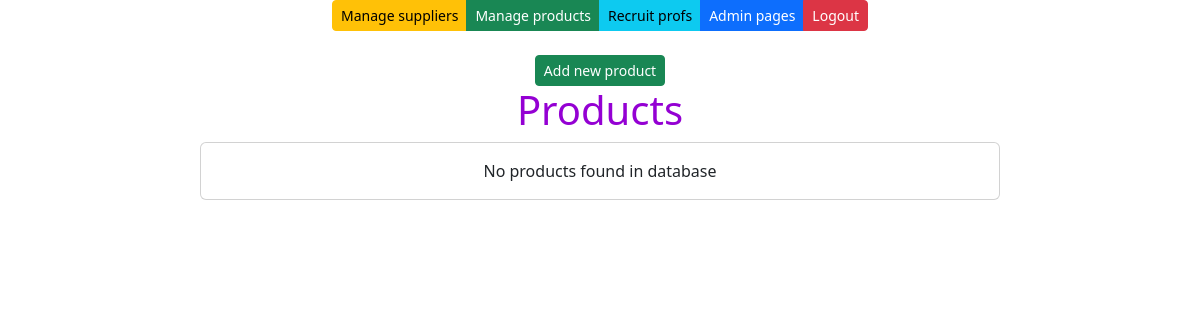
/products-by-supplier/1/, run on an earlier commit of the app's database.
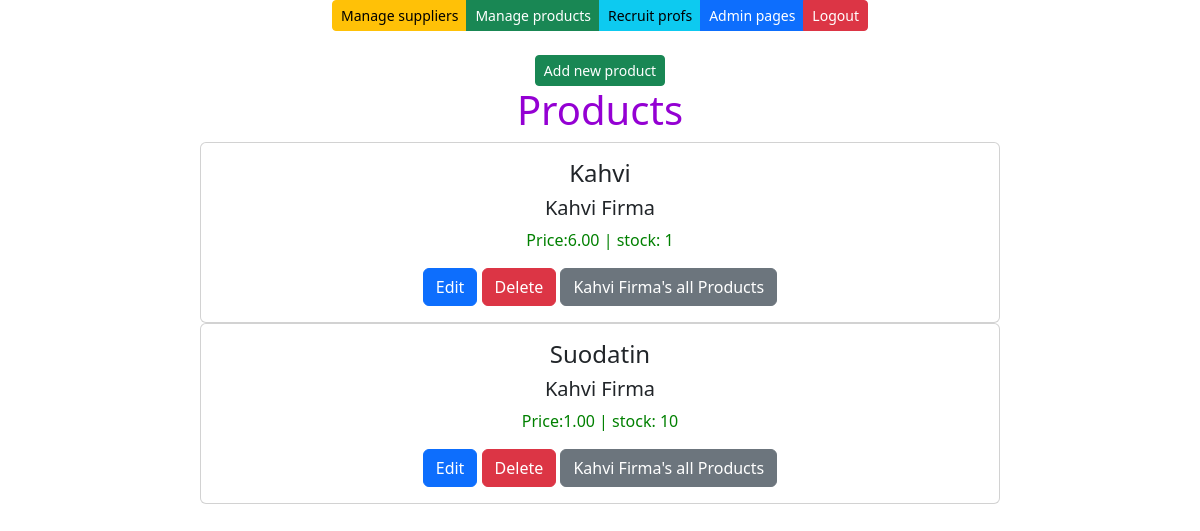
And on a later commit of the database.
### app/models.py (models this page shows, shortened)
class Product(models.Model):
    productname = models.CharField(max_length=50, default="product")
    price = models.DecimalField(max_digits=10, decimal_places=2, default=0.00)
    stock = models.IntegerField(default=0)
    supplier = models.ForeignKey(Supplier, on_delete=models.CASCADE)

class Supplier(models.Model):
    companyname = models.CharField(max_length=50, default="firma")
    contactname = models.CharField(max_length=50, default="firma")
    address = models.CharField(max_length=50, default="firma")
    phone = models.CharField(max_length=50, default="firma")
    email = models.CharField(max_length=50, default="firma")
    country = models.CharField(max_length=50, default="firma")

### app/views.py (the view)
# urls.py: path('products-by-supplier/<int:id>/',productsfiltered),
def productsfiltered(request,id):
    products = Product.objects.all()
    filtered = products.filter(supplier = id)
    context = {'products': filtered}
    return render(request,"productlist.html",context)

### app/templates/productlist.html (shortened to what this page needs)
{% extends 'index.html' %}
{% block content %}
<br />
<br />
<button id="add-btn" class="btn btn-success btn-sm" onclick="showaddform()">Add new product</button>
<h1>Products</h1>
{% for s in products %}
<div class="card" style="max-width:50rem">
    <div class="card-body">
        <h4 class="card-title">{{s.productname}}</h4>
        <h5 class="card-title">{{s.supplier.companyname}}</h5>
        <p class="card-text" style="color:green">Price:{{s.price}} | stock: {{s.stock}} </p>
        <a href="/edit-product-get/{{s.id}}" class="btn btn-primary">Edit</a>
        <a href="/confirm-delete-product/{{s.id}}" class="btn btn-danger">Delete</a>
        <a href="/products-by-supplier/{{s.supplier.id}}" class="btn btn-secondary">{{s.supplier.companyname}}'s all Products</a>
    </div>
</div>
{% empty %}
<div class="card" style="max-width:50rem">
    <div class="card-body">
        <p class="card-text">No products found in database</p>
    </div>
</div>
{% endfor %}
{% endblock %}

### app/templates/index.html (shortened to what this page needs)
<!DOCTYPE html>
<html>
<head>
    <link href="https://cdn.jsdelivr.net/npm/bootstrap@5.3.3/dist/css/bootstrap.min.css" rel="stylesheet">
    <link href="https://cdnjs.cloudflare.com/ajax/libs/font-awesome/6.5.2/css/all.min.css" rel="stylesheet">
    {% load static %}
    <link rel="stylesheet" href="{% static 'style.css' %}" />
</head>
    <body>
        <div class="container">
            <center>
                <div class="btn-group" role="group">
                    <a class="btn btn-warning btn-sm" href="/suppliers">Manage suppliers</a>
                    <a class="btn btn-success btn-sm" href="/products">Manage products</a>
                    <a class="btn btn-info btn-sm" href="http://careeria.fi">Recruit profs</a>
                    <a class="btn btn-primary btn-sm" href="/admin">Admin pages</a>
                    <a class="btn btn-danger btn-sm" href="/logout">Logout</a>
                </div>
                {% block content %}
                {% endblock %}
            </center>
        </div>
    </body>
</html>

### app/static/style.css (style rules this page uses)
h1 { color: darkviolet; }

What changed in the data, as far as the page shows it:
added Product: productname "Kahvi", supplier.companyname "Kahvi Firma", price "6.00", stock "1"
added Product: productname "Suodatin", supplier.companyname "Kahvi Firma", price "1.00", stock "10"
Also different on the page:
text no longer shown: "No products found in database"
